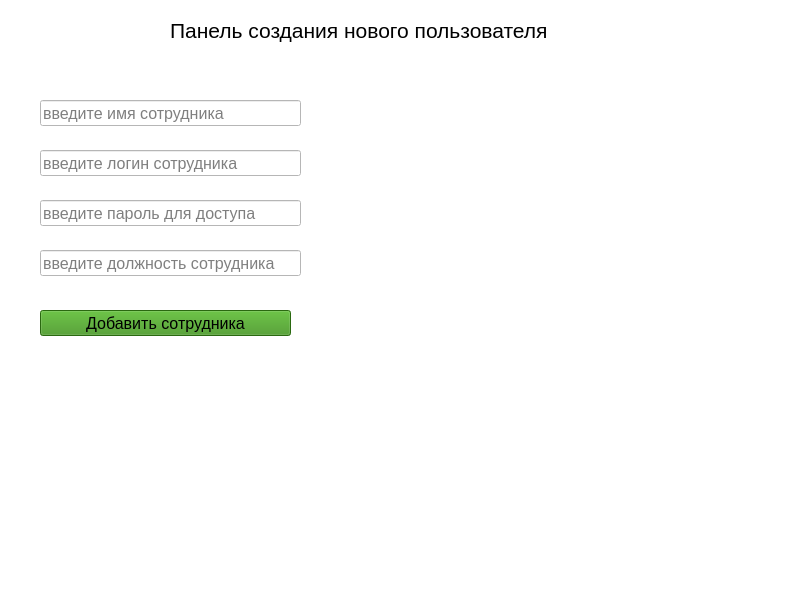
<?xml version="1.0" encoding="UTF-8"?>
<ui version="4.0">
 <class>MainWindow</class>
 <widget class="QMainWindow" name="MainWindow">
  <property name="geometry">
   <rect>
    <x>0</x>
    <y>0</y>
    <width>800</width>
    <height>600</height>
   </rect>
  </property>
  <property name="windowTitle">
   <string>MainWindow</string>
  </property>
  <property name="styleSheet">
   <string notr="true">background-color: rgb(255, 255, 255);</string>
  </property>
  <widget class="QWidget" name="centralwidget">
   <widget class="QLabel" name="labelTitleWindow">
    <property name="geometry">
     <rect>
      <x>170</x>
      <y>10</y>
      <width>411</width>
      <height>41</height>
     </rect>
    </property>
    <property name="font">
     <font>
      <pointsize>16</pointsize>
     </font>
    </property>
    <property name="text">
     <string>Панель создания нового пользователя</string>
    </property>
   </widget>
   <widget class="QLineEdit" name="lineEdit">
    <property name="geometry">
     <rect>
      <x>40</x>
      <y>100</y>
      <width>261</width>
      <height>26</height>
     </rect>
    </property>
    <property name="font">
     <font>
      <pointsize>12</pointsize>
     </font>
    </property>
    <property name="placeholderText">
     <string>введите имя сотрудника</string>
    </property>
   </widget>
   <widget class="QLineEdit" name="lineEdit_2">
    <property name="geometry">
     <rect>
      <x>40</x>
      <y>150</y>
      <width>261</width>
      <height>26</height>
     </rect>
    </property>
    <property name="font">
     <font>
      <pointsize>12</pointsize>
     </font>
    </property>
    <property name="placeholderText">
     <string>введите логин сотрудника</string>
    </property>
   </widget>
   <widget class="QLineEdit" name="lineEdit_3">
    <property name="geometry">
     <rect>
      <x>40</x>
      <y>200</y>
      <width>261</width>
      <height>26</height>
     </rect>
    </property>
    <property name="font">
     <font>
      <pointsize>12</pointsize>
     </font>
    </property>
    <property name="placeholderText">
     <string>введите пароль для доступа</string>
    </property>
   </widget>
   <widget class="QLineEdit" name="lineEdit_4">
    <property name="geometry">
     <rect>
      <x>40</x>
      <y>250</y>
      <width>261</width>
      <height>26</height>
     </rect>
    </property>
    <property name="font">
     <font>
      <pointsize>12</pointsize>
     </font>
    </property>
    <property name="placeholderText">
     <string>введите должность сотрудника</string>
    </property>
   </widget>
   <widget class="QPushButton" name="pushButton">
    <property name="geometry">
     <rect>
      <x>40</x>
      <y>310</y>
      <width>251</width>
      <height>26</height>
     </rect>
    </property>
    <property name="font">
     <font>
      <pointsize>12</pointsize>
     </font>
    </property>
    <property name="styleSheet">
     <string notr="true">background-color: rgb(59, 146, 23);</string>
    </property>
    <property name="text">
     <string>Добавить сотрудника</string>
    </property>
   </widget>
  </widget>
  <widget class="QMenuBar" name="menubar">
   <property name="geometry">
    <rect>
     <x>0</x>
     <y>0</y>
     <width>800</width>
     <height>23</height>
    </rect>
   </property>
  </widget>
  <widget class="QStatusBar" name="statusbar"/>
 </widget>
 <resources/>
 <connections/>
</ui>
